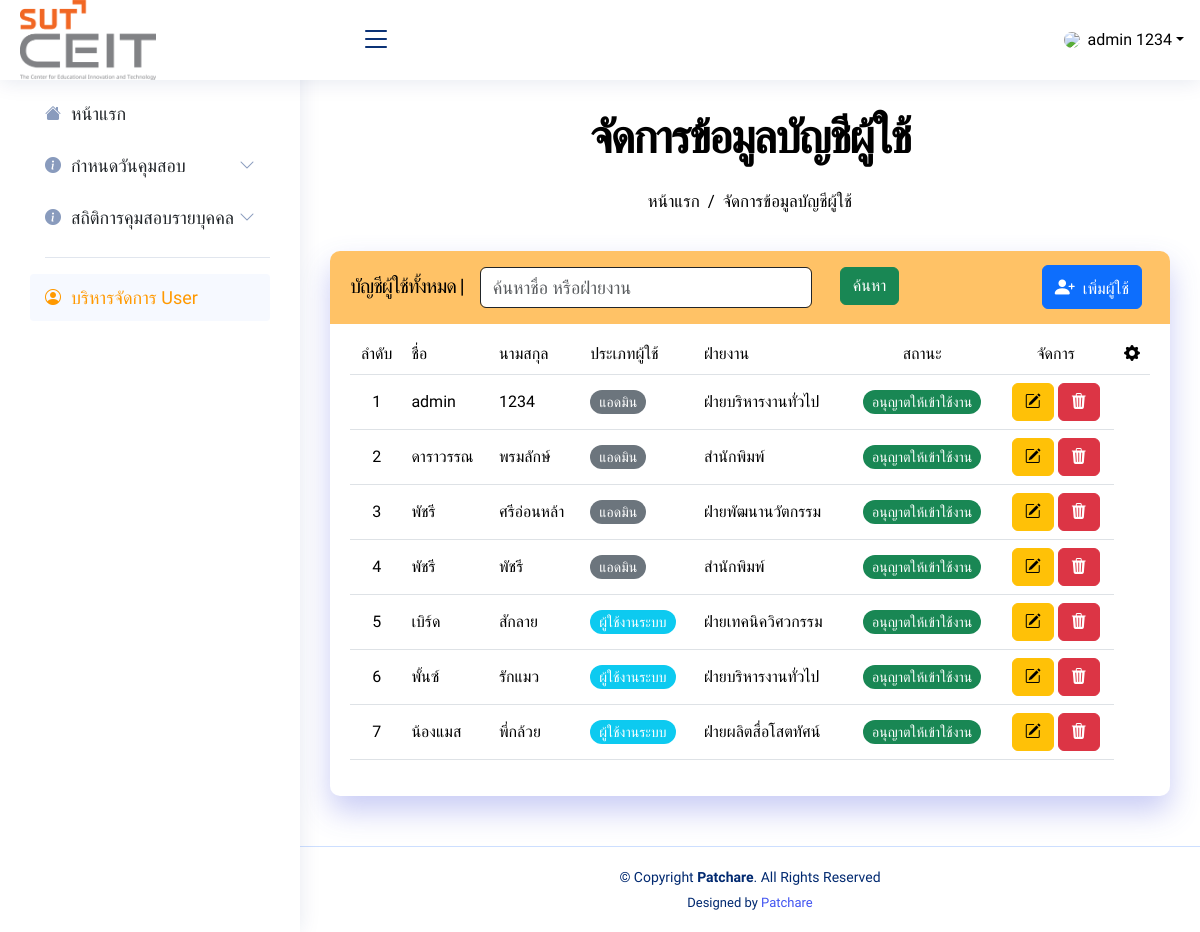
Page /admin/profile.php (signed in) on the committed database.
### tables this page shows
CREATE TABLE `user` (
  `user_id` int(11) NOT NULL,
  `personal_id` int(11) NOT NULL COMMENT 'รหัสพนักงาน',
  `username` varchar(50) NOT NULL COMMENT 'ชื่อผู้ใช้',
  `password` varchar(30) NOT NULL COMMENT 'รหัสผ่าน',
  `name` varchar(50) NOT NULL COMMENT 'ชื่อ',
  `lastname` varchar(50) NOT NULL COMMENT 'นามสกุล',
  `email` varchar(35) NOT NULL COMMENT 'อีเมล',
  `phone` char(15) NOT NULL COMMENT 'เบอร์โทรศัพท์',
  `tel` char(15) NOT NULL COMMENT 'เบอร์ภายใน',
  `user_type` int(1) NOT NULL COMMENT 'ประเภทผู้ใช้{1:ผู้ดูแลระบบ, 2:ผู้ใช้งานระบบ,}',
  `status` int(11) NOT NULL COMMENT 'สถานะผู้เข้าใช้งาน{0:ไม่อนุญาตให้เข้าใช้งาน, 1:อนุญาตให้เข้าใช้งาน',
  `amout_hour` int(11) NOT NULL COMMENT 'จำนวนคาบที่มี',
  `ag_id` int(11) NOT NULL COMMENT 'รหัสหน่วยงาน'
);

CREATE TABLE `agency_university` (
  `ag_id` int(11) NOT NULL COMMENT 'รหัสฝ่ายงาน',
  `agencyname_thai` varchar(100) NOT NULL COMMENT 'ชื่อฝ่ายงาน'
);

### admin/profile.php (the view, shortened to what this page needs)
<!DOCTYPE html>
<html lang="en">
<head>
    <link href="../assets/vendor/bootstrap/css/bootstrap.min.css" rel="stylesheet">
    <link href="../assets/vendor/bootstrap-icons/bootstrap-icons.css" rel="stylesheet">
    <link href="../assets/vendor/boxicons/css/boxicons.min.css" rel="stylesheet">
    <link href="../assets/vendor/quill/quill.snow.css" rel="stylesheet">
    <link href="../assets/vendor/quill/quill.bubble.css" rel="stylesheet">
    <link href="../assets/vendor/remixicon/remixicon.css" rel="stylesheet">
    <link href="../assets/vendor/simple-datatables/style.css" rel="stylesheet">
    <link href="../assets/css/style.css" rel="stylesheet">
    <link href="https://cdn.jsdelivr.net/npm/summernote@0.8.18/dist/summernote-lite.min.css" rel="stylesheet">
</head>
<body>
    <?php include("menu_admin.php") ?>
    <main id="main" class="main">
        <div class="pagetitle text-center">
            <h2>จัดการข้อมูลบัญชีผู้ใช้</h2>
            <nav class="d-flex justify-content-center">
                <ol class="breadcrumb mt-3">
                    <li class="breadcrumb-item"><a href="index_admin.php">หน้าแรก</a></li>
                    <li class="breadcrumb-item"><a href="profile.php">จัดการข้อมูลบัญชีผู้ใช้</a></li>
                </ol>
            </nav>
        </div>
        <section class="section">
            <div class="col-12">
                <div class="card">
                    <div class="card-site d-flex align-items-center">
                        <h5 class="card-title me-3">บัญชีผู้ใช้ทั้งหมด |</h5>
                        <form name="form1" action="profile.php" method="get" class="form-inline">
                            <div class="d-flex mt-3 mb-3">
                                <input type="text" class="form-control col-lg-7" name="search_profile"
                                    placeholder="ค้นหาชื่อ หรือฝ่ายงาน">
                                <div class="col-lg-1 col-xs-4 offset-md-1">
                                    <input type="submit" class="btn btn-success" value="ค้นหา">
                                </div>
                            </div>
                        </form>
                        <a href="userCreate.php" class="ms-auto">
                            <button class="btn btn-primary btn-round me-2">
                                <i class="card-icon bi bi-person-plus-fill me-1"></i>
                                เพิ่มผู้ใช้
                            </button>
                        </a>
                    </div>
                    <div class="card-body">
                        <?php
                        $search_query = isset($_GET['search_profile']) ? mysqli_real_escape_string($conn, $_GET['search_profile']) : '';
                        $sql = "SELECT *
                                FROM user
                                INNER JOIN agency_university ag ON user.ag_id = ag.ag_id
                                WHERE user.name LIKE '%" . $search_query . "%'
                                OR ag.agencyname_thai LIKE '%" . $search_query . "%'
                                ORDER BY user.user_type ASC";
                        $result = mysqli_query($conn, $sql);
                        $numrow = mysqli_num_rows($result);
                        ?>
                        <div class="table-responsive">
                            <table class="table table-hover">
                                <thead>
                                    <tr>
                                        <th class="text-center">ลำดับ</th>
                                        <th>ชื่อ</th>
                                        <th>นามสกุล</th>
                                        <th>ประเภทผู้ใช้</th>
                                        <th>ฝ่ายงาน</th>
                                        <th class="text-center">สถานะ</th>
                                        <th class="text-center">จัดการ</th>
                                        <th class="text-center"><i class="bi bi-gear-fill"></i></th>
                                    </tr>
                                </thead>
                                <tbody>
                                    <?php
                                    if ($numrow > 0) {
                                        $i = 1;
                                        while ($row = mysqli_fetch_assoc($result)) { ?>
                                            <tr>
                                                <td class="text-center"><?php echo ($i++); ?></td>
                                                <td><?php echo $row['name']; ?></td>
                                                <td><?php echo $row['lastname']; ?></td>
                                                <?php if ($row['user_type'] == 1) {
                                                    echo "<td><span class='badge rounded-pill bg-secondary' style='font-size:14px; font-weight:400;'>แอดมิน</span></td>";
                                                } elseif ($row['user_type'] == 2) {
                                                    echo "<td><span class='badge rounded-pill bg-info' style='font-size:14px; font-weight:400;'>ผู้ใช้งานระบบ</span></td>";
                                                } ?>
                                                <td><?php echo $row['agencyname_thai']; ?></td>
                                                <?php if ($row['status'] == 0) {
                                                    echo "<td class='text-center'><span class='badge rounded-pill bg-secondary' style='font-size:14px; font-weight:400;'>ไม่อนุญาตให้เข้าใช้งาน</span></td>";
                                                } elseif ($row['status'] == 1) {
                                                    echo "<td class='text-center'><span class='badge rounded-pill bg-success' style='font-size:14px; font-weight:400;'>อนุญาตให้เข้าใช้งาน</span></td>";
                                                } ?>
                                                <td class="text-center">
                                                    <a href="<?php echo 'profileEdit.php?user_id=' . $row['user_id']; ?>"
                                                        class="btn btn-warning"><i class="bi bi-pencil-square"></i></a>
                                                    <a href="<?php echo 'userDelete.php?user_id=' . $row['user_id']; ?>"
                                                        class="btn btn-danger"><i class="bi bi-trash3-fill"></i></a>
                                                </td>
                                            </tr>
                                        <?php }
                                    }
                                    ?>
                                </tbody>
                            </table>
                        </div>
                    </div>
                </div>
            </div>
        </section>
    </main>
    <?php
    include("footer_admin.php")
        ?>
</body>

### assets/css/style.css (style rules this page uses)
:root { --white-color: #ffffff; --primary-color: #FF9900; --secondary-color: #000000; --default-color: #212529; --section-bg-color: #f0f8ff; --site-footer-bg-color: #ffffff; --dark-color: #000000; --body-font-family: 'Mitr', sans-serif; --h1-font-size: 52px; --h2-font-size: 46px; --h3-font-size: 32px; --h4-font-size: 28px; --h5-font-size: 24px; --h6-font-size: 22px; --p-font-size: 16px; --btn-font-size: 18px; --copyright-font-size: 14px; --border-radius-large: 100px; --border-radius-medium: 20px; --border-radius-small: 10px; --font-weight-light: 300; --font-weight-normal: 400; --font-weight-semibold: 600; --font-weight-bold: 700; }
body { background-color: var(--white-color); font-family: var(--body-font-family); }
h2, h3, h4, h5, h6 { color: var(--dark-color); }
h1, h2, h3, h4, h5, h6 { font-weight: var(--font-weight-semibold); letter-spacing: -1px; }
h2 { color: var(--secondary-color); font-size: var(--h2-font-size); letter-spacing: -2px; }
h5 { color: var(--seconary-color); font-size: var(--h5-font-size); }
a { color: #4154f1; text-decoration: none; }
a, button { touch-action: manipulation; transition: all 0.3s; }
#main { margin-top: 90px; padding: 20px 30px; transition: all 0.3s; }
.pagetitle { text-align: center; padding-bottom: 20px; position: relative; }
.table-responsive { margin-top: 10px; overflow-x: auto; -webkit-overflow-scrolling: touch; transition: 0.3s; }
.table>thead>tr>th { font-weight: 400; }
.table>tbody { vertical-align: middle; }
.form-select, .form-control { border: 1px solid var(--default-color); }
.form-control { font-size: 18px; font-weight: 400; }
.card { margin-bottom: 30px; border: none; border-radius: 10px; box-shadow: 0px 15px 30px rgba(77, 87, 222, 0.3); }
.card-site { background: color-mix(in srgb, var(--primary-color), transparent 40%); color: white; border-radius: 10px 10px 0 0; padding: 0 1.25rem ; }
.card-icon { color: #fff; font-size: 20px; }
.card-title { padding: 20px 0 15px 0; font-size: 20px; font-weight: 500; color: #000000; font-family: "Mitr", sans-serif; }
.card-body { padding: 0 20px 20px 20px; }
.breadcrumb { font-size: 17px; font-family: "Mitr", sans-serif; color: var(--dark-color); font-weight: 400; }
.breadcrumb a { color: var(--dark-color); transition: 0.3s; }
.breadcrumb .breadcrumb-item::before { color: var(--dark-color); }
@media (min-width: 1200px) { #main, #footer { margin-left: 300px; } }

### rows in the picture
user: name "admin", lastname "1234", user_type "แอดมิน", ag.agencyname_thai "ฝ่ายบริหารงานทั่วไป", status "อนุญาตให้เข้าใช้งาน"
user: name "ดาราวรรณ", lastname "พรมลักษ์", user_type "แอดมิน", ag.agencyname_thai "สำนักพิมพ์", status "อนุญาตให้เข้าใช้งาน"
user: name "พัชรี", lastname "ศรีอ่อนหล้า", user_type "แอดมิน", ag.agencyname_thai "ฝ่ายพัฒนานวัตกรรม", status "อนุญาตให้เข้าใช้งาน"
user: name "พัชรี", lastname "พัชรี", user_type "แอดมิน", ag.agencyname_thai "สำนักพิมพ์", status "อนุญาตให้เข้าใช้งาน"
user: name "เบิร์ด", lastname "สักลาย", user_type "ผู้ใช้งานระบบ", ag.agencyname_thai "ฝ่ายเทคนิควิศวกรรม", status "อนุญาตให้เข้าใช้งาน"
user: name "พั้นซ์", lastname "รักแมว", user_type "ผู้ใช้งานระบบ", ag.agencyname_thai "ฝ่ายบริหารงานทั่วไป", status "อนุญาตให้เข้าใช้งาน"
user: name "น้องแมส", lastname "พี่กล้วย", user_type "ผู้ใช้งานระบบ", ag.agencyname_thai "ฝ่ายผลิตสื่อโสตทัศน์", status "อนุญาตให้เข้าใช้งาน"

### other values in the picture
$_SESSION['name'] "admin"
$_SESSION['lastname'] "1234"
